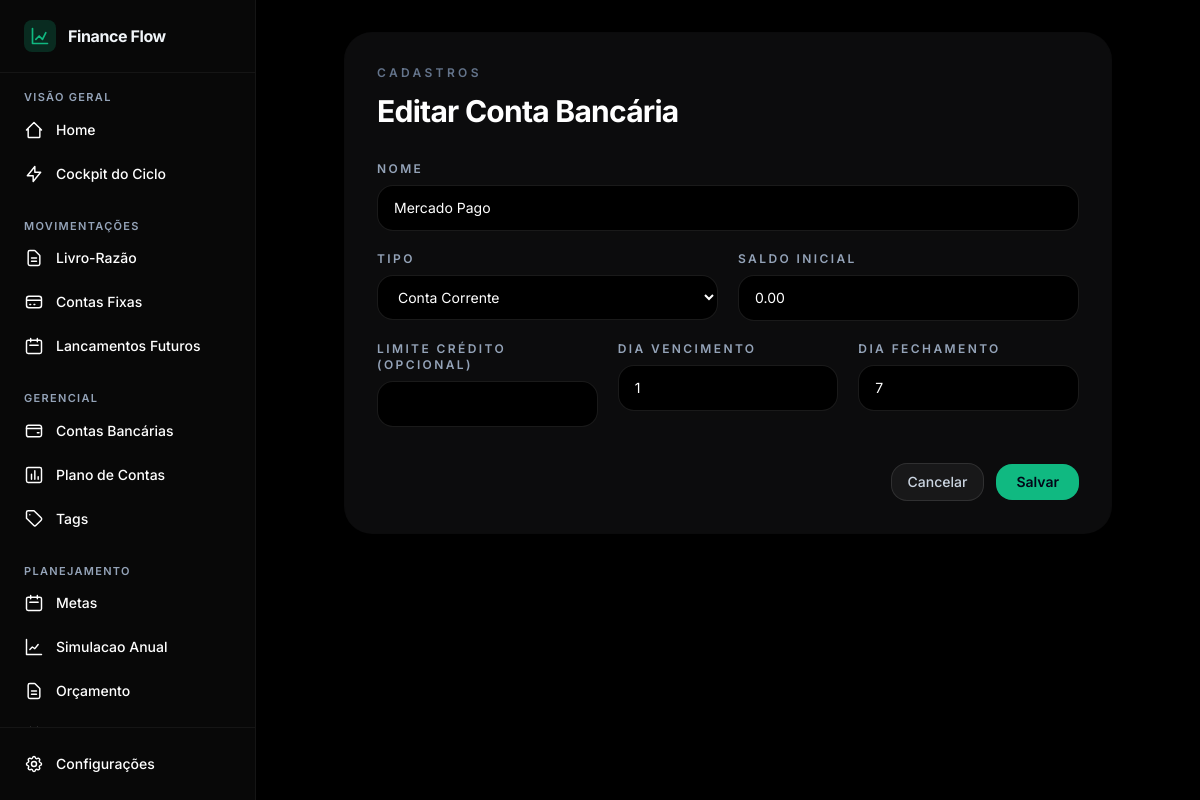
The page /contas/contas-bancarias/3/editar/ on the database its author committed.
### apps/contas/models.py (models this page shows, shortened)
class ContaBancaria(ModeloBase):
    class Tipo(models.TextChoices):
        CONTA_CORRENTE = 'ContaCorrente', 'Conta Corrente'
        POUPANCA = 'Poupanca', 'Poupança'
        CARTEIRA = 'Carteira', 'Carteira'
        CORRETORA = 'Corretora', 'Corretora'
        CARTAO_CREDITO = 'CartaoCredito', 'Cartão de Crédito'
    nome = models.CharField(max_length=150)
    tipo = models.CharField(max_length=15, choices=Tipo.choices)
    saldo_inicial = models.DecimalField(max_digits=12, decimal_places=2, default=0)
    limite_credito = models.DecimalField(max_digits=12, decimal_places=2, null=True, blank=True)
    dia_vencimento = models.PositiveSmallIntegerField(null=True, blank=True)
    dia_fechamento = models.PositiveSmallIntegerField(null=True, blank=True)
    class Meta:
        verbose_name = 'Conta Bancária'
        verbose_name_plural = 'Contas Bancárias'

### apps/contas/views.py (the view, shortened to what this page needs)
# urls.py: path('contas/contas-bancarias/<int:conta_id>/editar/', views.editar_conta_bancaria, name='editar_conta_bancaria'),
@require_http_methods(["GET", "POST"])
def editar_conta_bancaria(request, conta_id):
    conta = get_object_or_404(ContaBancaria, pk=conta_id)
    erro_formulario = None
    context = {
        'acao': 'editar',
        'conta': conta,
        'tipo_choices': ContaBancaria.Tipo.choices,
        'erro_formulario': erro_formulario,
    }
    return render(request, 'contas/contas_bancarias/form.html', context)

### templates/contas/contas_bancarias/form.html (shortened to what this page needs)
{% extends "layouts/base.html" %}
{% block content %}
<div class="mx-auto max-w-3xl">
  <section class="glass-panel rounded-[28px] p-8 shadow-2xl shadow-black/10">
    <div class="mb-8">
      <p class="text-xs font-semibold uppercase tracking-[0.28em] text-slate-500">Cadastros</p>
      <h1 class="mt-3 text-3xl font-bold tracking-tight text-white">{% if acao == 'editar' %}Editar Conta Bancária{% else %}Nova Conta Bancária{% endif %}</h1>
    </div>
    <form method="POST" class="space-y-5">
      <div>
        <label for="nome" class="mb-2 block text-xs font-semibold uppercase tracking-[0.2em] text-slate-400">Nome</label>
        <input id="nome" name="nome" type="text" value="{{ conta.nome|default:'' }}" required class="w-full rounded-2xl border border-white/10 bg-darkbg px-4 py-3 text-sm text-white outline-none transition focus:border-neonprimary/40" />
      </div>
      <div class="grid grid-cols-1 gap-5 md:grid-cols-2">
        <div>
          <label for="tipo" class="mb-2 block text-xs font-semibold uppercase tracking-[0.2em] text-slate-400">Tipo</label>
          <select id="tipo" name="tipo" required class="w-full rounded-2xl border border-white/10 bg-darkbg px-4 py-3 text-sm text-white outline-none transition focus:border-neonprimary/40">
            {% for value, label in tipo_choices %}
              <option value="{{ value }}" {% if conta and conta.tipo == value %}selected{% endif %}>{{ label }}</option>
            {% endfor %}
          </select>
        </div>
        <div>
          <label for="saldo_inicial" class="mb-2 block text-xs font-semibold uppercase tracking-[0.2em] text-slate-400">Saldo Inicial</label>
          <input id="saldo_inicial" name="saldo_inicial" type="number" step="0.01" value="{{ conta.saldo_inicial|default:'0.00' }}" required class="w-full rounded-2xl border border-white/10 bg-darkbg px-4 py-3 text-sm text-white outline-none transition focus:border-neonprimary/40" />
        </div>
      </div>
      <div class="grid grid-cols-1 gap-5 md:grid-cols-3">
        <div>
          <label for="limite_credito" class="mb-2 block text-xs font-semibold uppercase tracking-[0.2em] text-slate-400">Limite Crédito (Opcional)</label>
          <input id="limite_credito" name="limite_credito" type="number" step="0.01" value="{{ conta.limite_credito|default:'' }}" class="w-full rounded-2xl border border-white/10 bg-darkbg px-4 py-3 text-sm text-white outline-none transition focus:border-neonprimary/40" />
        </div>
        <div>
          <label for="dia_vencimento" class="mb-2 block text-xs font-semibold uppercase tracking-[0.2em] text-slate-400">Dia Vencimento</label>
          <input id="dia_vencimento" name="dia_vencimento" type="number" min="1" max="31" value="{{ conta.dia_vencimento|default:'' }}" class="w-full rounded-2xl border border-white/10 bg-darkbg px-4 py-3 text-sm text-white outline-none transition focus:border-neonprimary/40" />
        </div>
        <div>
          <label for="dia_fechamento" class="mb-2 block text-xs font-semibold uppercase tracking-[0.2em] text-slate-400">Dia Fechamento</label>
          <input id="dia_fechamento" name="dia_fechamento" type="number" min="1" max="31" value="{{ conta.dia_fechamento|default:'' }}" class="w-full rounded-2xl border border-white/10 bg-darkbg px-4 py-3 text-sm text-white outline-none transition focus:border-neonprimary/40" />
        </div>
      </div>
      <div class="flex items-center justify-end gap-3 pt-4">
        <a href="{% url 'contas:lista_contas_bancarias' %}" class="inline-flex items-center rounded-2xl border border-white/10 bg-white/5 px-4 py-2 text-sm font-medium text-slate-300 transition hover:border-white/20 hover:bg-white/10">Cancelar</a>
        <button type="submit" class="inline-flex items-center rounded-2xl bg-neonprimary px-5 py-2 text-sm font-semibold text-slate-950 transition hover:brightness-110">Salvar</button>
      </div>
    </form>
  </section>
</div>
{% endblock %}

### templates/layouts/base.html (style rules this page uses)
body { background-color: #0f0f0f; color: #F8FAFC; -webkit-font-smoothing: antialiased; }
.glass-panel { background: rgba(18, 18, 19, 0.7); backdrop-filter: blur(12px); border: 1px solid rgba(15, 14, 14, 0.05); }

### rows shown on the page
ContaBancaria: nome "Mercado Pago", tipo "Conta Corrente", saldo_inicial "0.00", dia_vencimento "1", dia_fechamento "7"
